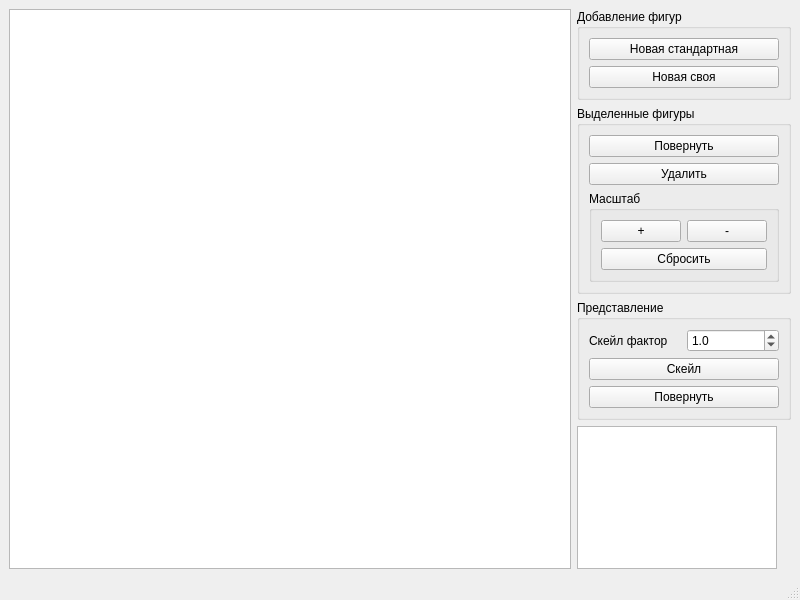
<?xml version="1.0" encoding="UTF-8"?>
<ui version="4.0">
 <class>MainWindow</class>
 <widget class="QMainWindow" name="MainWindow">
  <property name="geometry">
   <rect>
    <x>0</x>
    <y>0</y>
    <width>800</width>
    <height>600</height>
   </rect>
  </property>
  <property name="windowTitle">
   <string>MainWindow</string>
  </property>
  <widget class="QWidget" name="centralwidget">
   <layout class="QHBoxLayout" name="horizontalLayout">
    <item>
     <widget class="QGraphicsView" name="graphicsView"/>
    </item>
    <item>
     <layout class="QVBoxLayout" name="verticalLayout">
      <item>
       <spacer name="verticalSpacer">
        <property name="orientation">
         <enum>Qt::Vertical</enum>
        </property>
        <property name="sizeHint" stdset="0">
         <size>
          <width>20</width>
          <height>40</height>
         </size>
        </property>
       </spacer>
      </item>
      <item>
       <spacer name="verticalSpacer_3">
        <property name="orientation">
         <enum>Qt::Vertical</enum>
        </property>
        <property name="sizeHint" stdset="0">
         <size>
          <width>20</width>
          <height>40</height>
         </size>
        </property>
       </spacer>
      </item>
      <item>
       <widget class="QGroupBox" name="groupBox_3">
        <property name="title">
         <string>Добавление фигур</string>
        </property>
        <layout class="QVBoxLayout" name="verticalLayout_5">
         <item>
          <widget class="QPushButton" name="newItemButon">
           <property name="text">
            <string>Новая стандартная</string>
           </property>
          </widget>
         </item>
         <item>
          <widget class="QPushButton" name="newOwnItemButton">
           <property name="text">
            <string>Новая своя</string>
           </property>
          </widget>
         </item>
        </layout>
       </widget>
      </item>
      <item>
       <widget class="QGroupBox" name="groupBox_2">
        <property name="title">
         <string>Выделенные фигуры</string>
        </property>
        <layout class="QVBoxLayout" name="verticalLayout_4">
         <item>
          <widget class="QPushButton" name="rotateButton">
           <property name="text">
            <string>Повернуть</string>
           </property>
          </widget>
         </item>
         <item>
          <widget class="QPushButton" name="removeButton">
           <property name="text">
            <string>Удалить</string>
           </property>
          </widget>
         </item>
         <item>
          <widget class="QGroupBox" name="groupBox_4">
           <property name="title">
            <string>Масштаб</string>
           </property>
           <layout class="QVBoxLayout" name="verticalLayout_2">
            <item>
             <layout class="QHBoxLayout" name="horizontalLayout_3">
              <item>
               <widget class="QPushButton" name="zoomInButton">
                <property name="text">
                 <string>+</string>
                </property>
               </widget>
              </item>
              <item>
               <widget class="QPushButton" name="zoomOutButton">
                <property name="text">
                 <string>-</string>
                </property>
               </widget>
              </item>
             </layout>
            </item>
            <item>
             <widget class="QPushButton" name="resetZoomButton">
              <property name="text">
               <string>Сбросить</string>
              </property>
             </widget>
            </item>
           </layout>
          </widget>
         </item>
        </layout>
       </widget>
      </item>
      <item>
       <spacer name="verticalSpacer_2">
        <property name="orientation">
         <enum>Qt::Vertical</enum>
        </property>
        <property name="sizeHint" stdset="0">
         <size>
          <width>20</width>
          <height>40</height>
         </size>
        </property>
       </spacer>
      </item>
      <item>
       <widget class="QGroupBox" name="groupBox">
        <property name="title">
         <string>Представление</string>
        </property>
        <layout class="QVBoxLayout" name="verticalLayout_3">
         <item>
          <layout class="QHBoxLayout" name="horizontalLayout_2">
           <item>
            <widget class="QLabel" name="label_3">
             <property name="text">
              <string>Скейл фактор</string>
             </property>
            </widget>
           </item>
           <item>
            <widget class="QDoubleSpinBox" name="graphicsViewScaleFactor">
             <property name="decimals">
              <number>1</number>
             </property>
             <property name="minimum">
              <double>0.100000000000000</double>
             </property>
             <property name="maximum">
              <double>2.000000000000000</double>
             </property>
             <property name="singleStep">
              <double>0.100000000000000</double>
             </property>
             <property name="value">
              <double>1.000000000000000</double>
             </property>
            </widget>
           </item>
          </layout>
         </item>
         <item>
          <widget class="QPushButton" name="graphicsViewScaleButton">
           <property name="text">
            <string>Скейл</string>
           </property>
          </widget>
         </item>
         <item>
          <widget class="QPushButton" name="graphicsViewRotateButton">
           <property name="text">
            <string>Повернуть</string>
           </property>
          </widget>
         </item>
        </layout>
       </widget>
      </item>
      <item>
       <spacer name="verticalSpacer_4">
        <property name="orientation">
         <enum>Qt::Vertical</enum>
        </property>
        <property name="sizeHint" stdset="0">
         <size>
          <width>20</width>
          <height>40</height>
         </size>
        </property>
       </spacer>
      </item>
      <item>
       <widget class="ItemsWidget" name="listWidget">
        <property name="sizePolicy">
         <sizepolicy hsizetype="Minimum" vsizetype="Expanding">
          <horstretch>0</horstretch>
          <verstretch>0</verstretch>
         </sizepolicy>
        </property>
        <property name="maximumSize">
         <size>
          <width>200</width>
          <height>16777215</height>
         </size>
        </property>
       </widget>
      </item>
     </layout>
    </item>
   </layout>
  </widget>
  <widget class="QMenuBar" name="menubar">
   <property name="geometry">
    <rect>
     <x>0</x>
     <y>0</y>
     <width>800</width>
     <height>21</height>
    </rect>
   </property>
  </widget>
  <widget class="QStatusBar" name="statusbar"/>
 </widget>
 <customwidgets>
  <customwidget>
   <class>ItemsWidget</class>
   <extends>QListWidget</extends>
   <header location="global">itemswidget.h</header>
  </customwidget>
 </customwidgets>
 <resources/>
 <connections/>
</ui>
